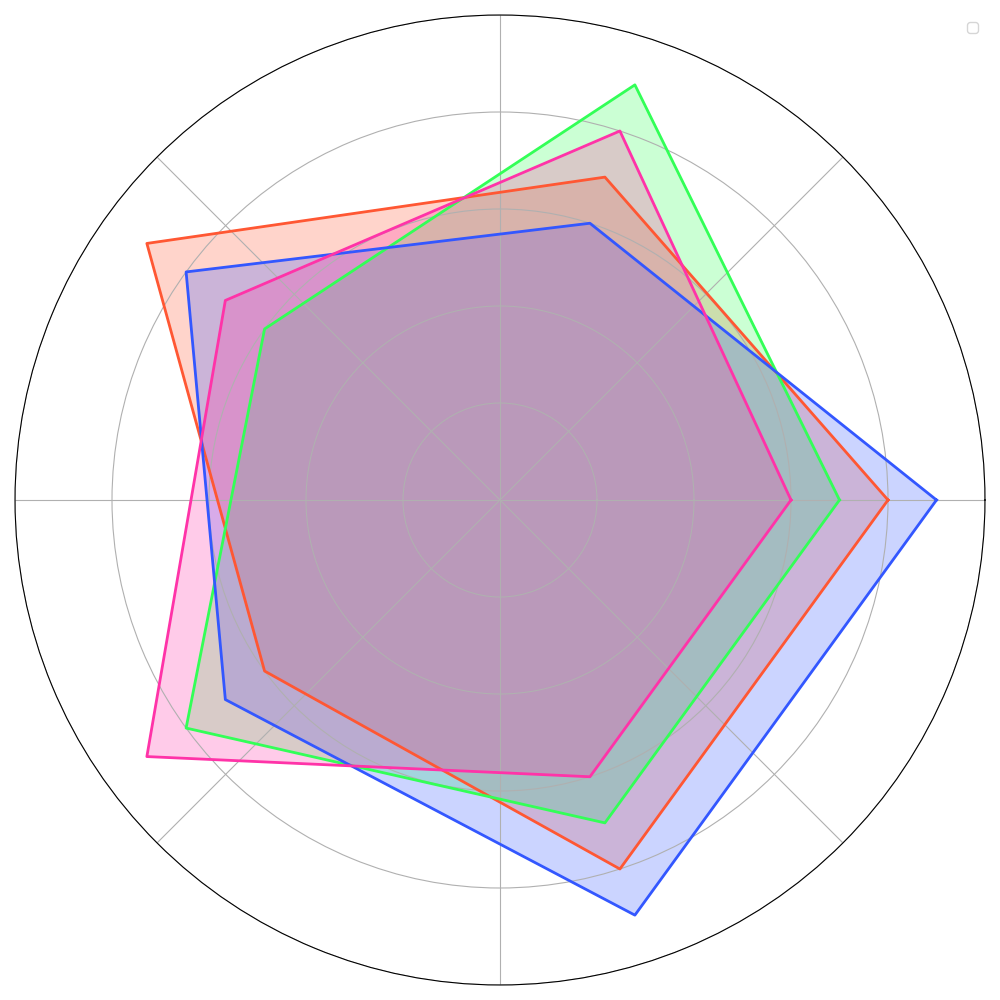

This chart was generated by the following Python code:
import numpy as np
import matplotlib.pyplot as plt
from math import pi

skills = ['Leadership', 'Technical Expertise', 'Physical Fitness', 'Medical Knowledge', 'Problem Solving']
num_skills = len(skills)

teams_scores = {
    'Alpha Centauri': [8, 7, 9, 6, 8],
    'Galactic Voyagers': [7, 9, 6, 8, 7],
    'Solar Pioneers': [9, 6, 8, 7, 9],
    'Lunar Legends': [6, 8, 7, 9, 6],
}

fig, ax = plt.subplots(figsize=(10, 10), subplot_kw=dict(polar=True))

angles = np.linspace(0, 2 * pi, num_skills, endpoint=False).tolist()
angles += angles[:1]

colors = ['#ff5733', '#33ff57', '#3357ff', '#ff33a8']
for idx, (team, scores) in enumerate(teams_scores.items()):
    scores += scores[:1]
    ax.plot(angles, scores, linewidth=2, linestyle='solid', color=colors[idx])
    ax.fill(angles, scores, alpha=0.25, color=colors[idx])

ax.set_yticklabels([])  # Remove y-tick labels
ax.set_xticklabels([])  # Remove x-tick labels

plt.ylim(0, 10)

# Remove title
# Remove legend labels
plt.legend([])

plt.tight_layout()

plt.show()
